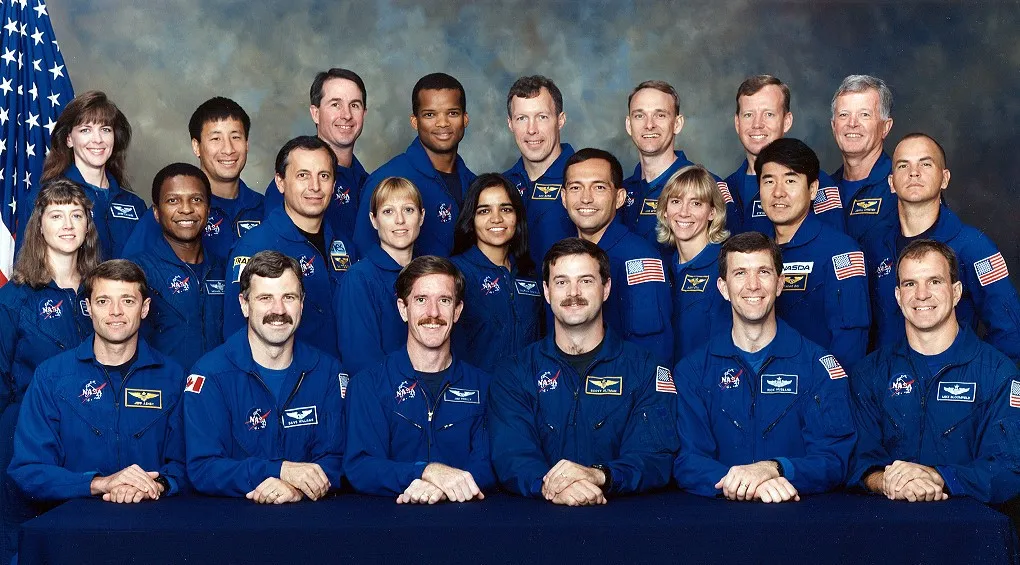
#> input picture groupphoto.webp, 1020 x 565 px, given in place of the camera
$ python collectdata.py
#> lines starting #> are read from the running program, lines starting #| are printed output that depends on the picture; after the words box and inside, x2 and y2 are one past the last pixel; in counts of white or black regions, pixels touching at a corner belong together
import cv2
import random

cam=cv2.VideoCapture( 0 )

cascade=cv2.CascadeClassifier("haarcascade_frontalface_default.xml")
while True:

    flag,frame=cam.read()
#> frame is the input picture: shape (565, 1020, 3); mean B, G, R 97.8, 72.7, 63.7

    if flag:


        gray=cv2.cvtColor(frame,cv2.COLOR_BGR2GRAY)
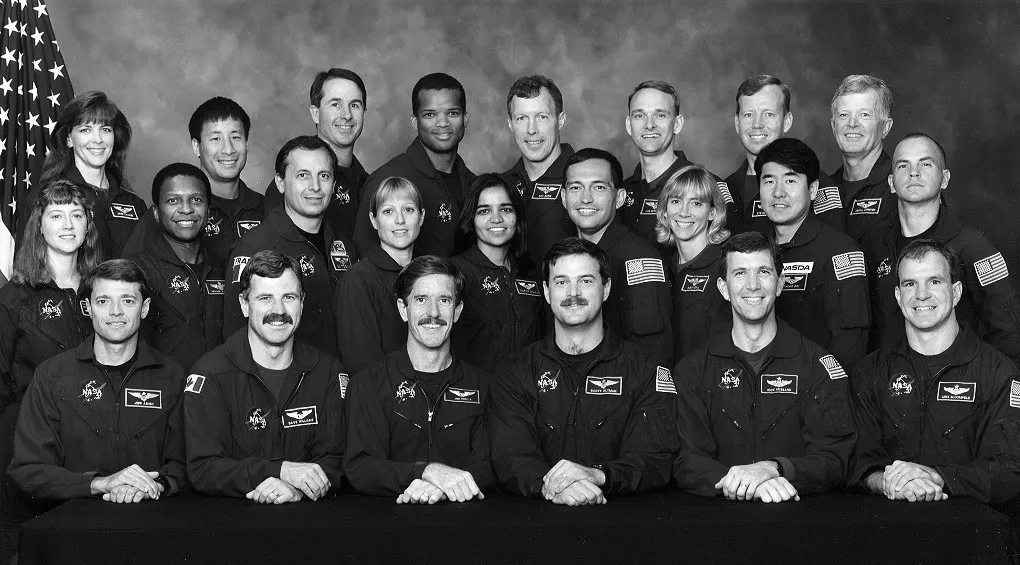
#> gray: shape (565, 1020); min 0, max 255, mean 72.9

        faces=cascade.detectMultiScale( gray,1.1,5)
#> faces = 24 rows, first 6: [467, 189, 56, 56], [414, 93, 54, 54], [371, 190, 56, 56], [87, 278, 59, 59], [315, 83, 57, 57], [732, 93, 54, 54]

        if len(faces)>0:


            x,y,w,h=faces[0]
#> x = 467; y = 189; w = 56; h = 56

            cv2.rectangle( frame,(x,y),(x+w,y+h),(0,255,0),2)
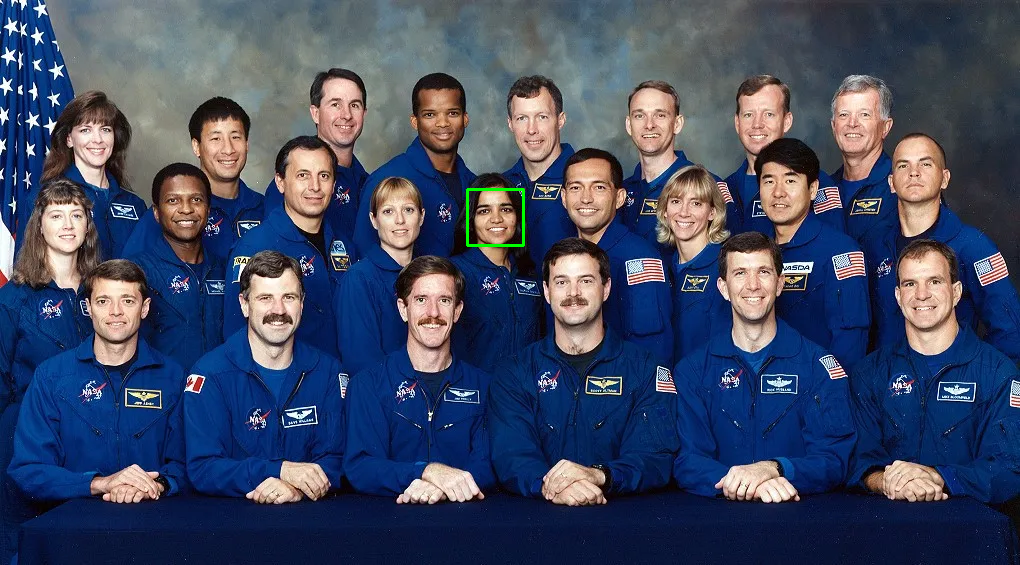
#> frame: shape (565, 1020, 3); 0.12% of pixels changed, all inside (x1, y1, x2, y2) = (466, 188, 525, 247)
            cv2.imshow("Project",frame)
            k=cv2.waitKey(2)
#> (key q is pressed here)

            if k==ord('q'):
                break

            if k==ord('s'):

                roi=frame[y:y+h,x:x+w]
                roi=cv2.resize(roi, (300,300))

                n=random.randint(1,100)
                filename=f"./dataset/0/person-{n}.jpg"
                cv2.imwrite(filename,roi)

cam.release()

$ run again, on andrei.jpg
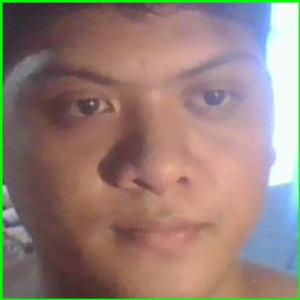
#> input picture andrei.jpg, 300 x 300 px, given in place of the camera
#> frame is the input picture: shape (300, 300, 3); mean B, G, R 119.6, 127.9, 148.6
#> `gray=cv2.cvtColor(frame,cv2.COLOR_BGR2GRAY)`:
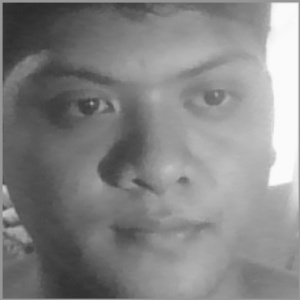
#> gray: shape (300, 300); min 40, max 252, mean 133.1
#> faces = [[45, 49, 78, 78], [125, 153, 86, 86], [19, 25, 268, 268]]
#> x = 45; y = 49; w = 78
#> `cv2.rectangle( frame,(x,y),(x+w,y+h),(0,255,0),2)`:
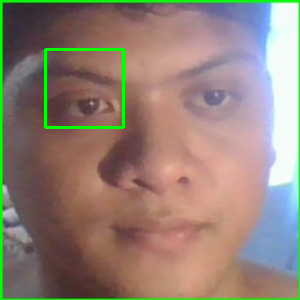
#> frame: shape (300, 300, 3); 1.04% of pixels changed, all inside (x1, y1, x2, y2) = (44, 48, 125, 129)
